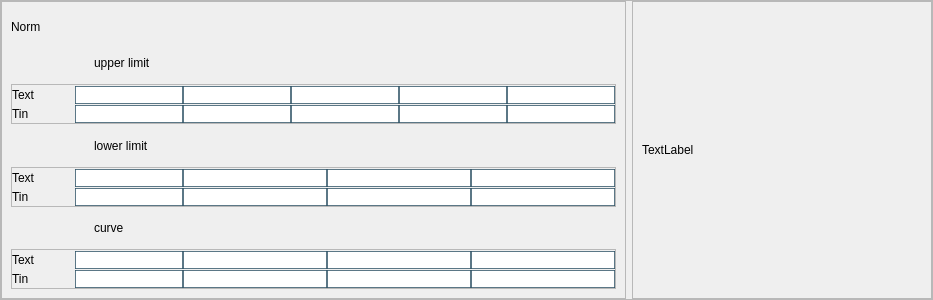
            <widget class="QFrame" name="frame_32">
             <property name="minimumSize">
              <size>
               <width>0</width>
               <height>300</height>
              </size>
             </property>
             <property name="styleSheet">
              <string notr="true">QLineEdit {
border:1px solid rgba(46, 82, 101, 200);
}
</string>
             </property>
             <property name="frameShape">
              <enum>QFrame::StyledPanel</enum>
             </property>
             <property name="frameShadow">
              <enum>QFrame::Raised</enum>
             </property>
             <layout class="QHBoxLayout" name="horizontalLayout_15">
              <property name="leftMargin">
               <number>0</number>
              </property>
              <property name="topMargin">
               <number>0</number>
              </property>
              <property name="rightMargin">
               <number>0</number>
              </property>
              <property name="bottomMargin">
               <number>0</number>
              </property>
              <item>
               <widget class="QFrame" name="frame_36">
                <property name="frameShape">
                 <enum>QFrame::StyledPanel</enum>
                </property>
                <property name="frameShadow">
                 <enum>QFrame::Raised</enum>
                </property>
                <layout class="QGridLayout" name="gridLayout_32">
                 <item row="6" column="0">
                  <widget class="QFrame" name="frame_37">
                   <property name="maximumSize">
                    <size>
                     <width>16777215</width>
                     <height>45</height>
                    </size>
                   </property>
                   <property name="frameShape">
                    <enum>QFrame::StyledPanel</enum>
                   </property>
                   <property name="frameShadow">
                    <enum>QFrame::Raised</enum>
                   </property>
                   <layout class="QGridLayout" name="gridLayout_33">
                    <property name="leftMargin">
                     <number>0</number>
                    </property>
                    <property name="topMargin">
                     <number>0</number>
                    </property>
                    <property name="rightMargin">
                     <number>0</number>
                    </property>
                    <property name="bottomMargin">
                     <number>0</number>
                    </property>
                    <property name="spacing">
                     <number>0</number>
                    </property>
                    <item row="2" column="3" colspan="2">
                     <widget class="QLineEdit" name="txtNormCabinCurve5"/>
                    </item>
                    <item row="0" column="5">
                     <widget class="QLineEdit" name="txtNormCabinCurve2"/>
                    </item>
                    <item row="0" column="9">
                     <widget class="QLineEdit" name="txtNormCabinCurve4"/>
                    </item>
                    <item row="0" column="7">
                     <widget class="QLineEdit" name="txtNormCabinCurve3"/>
                    </item>
                    <item row="2" column="5">
                     <widget class="QLineEdit" name="txtNormCabinCurve6"/>
                    </item>
                    <item row="0" column="2">
                     <spacer name="horizontalSpacer_18">
                      <property name="orientation">
                       <enum>Qt::Horizontal</enum>
                      </property>
                      <property name="sizeType">
                       <enum>QSizePolicy::Fixed</enum>
                      </property>
                      <property name="sizeHint" stdset="0">
                       <size>
                        <width>40</width>
                        <height>20</height>
                       </size>
                      </property>
                     </spacer>
                    </item>
                    <item row="2" column="0">
                     <widget class="QLabel" name="label_79">
                      <property name="text">
                       <string>Tin</string>
                      </property>
                     </widget>
                    </item>
                    <item row="2" column="7">
                     <widget class="QLineEdit" name="txtNormCabinCurve7"/>
                    </item>
                    <item row="0" column="3" colspan="2">
                     <widget class="QLineEdit" name="txtNormCabinCurve1"/>
                    </item>
                    <item row="0" column="0" colspan="2">
                     <widget class="QLabel" name="label_80">
                      <property name="text">
                       <string>Text</string>
                      </property>
                     </widget>
                    </item>
                    <item row="2" column="9">
                     <widget class="QLineEdit" name="txtNormCabinCurve8"/>
                    </item>
                   </layout>
                  </widget>
                 </item>
                 <item row="4" column="0">
                  <widget class="QFrame" name="frame_38">
                   <property name="maximumSize">
                    <size>
                     <width>16777215</width>
                     <height>45</height>
                    </size>
                   </property>
                   <property name="frameShape">
                    <enum>QFrame::StyledPanel</enum>
                   </property>
                   <property name="frameShadow">
                    <enum>QFrame::Raised</enum>
                   </property>
                   <layout class="QGridLayout" name="gridLayout_34">
                    <property name="leftMargin">
                     <number>0</number>
                    </property>
                    <property name="topMargin">
                     <number>0</number>
                    </property>
                    <property name="rightMargin">
                     <number>0</number>
                    </property>
                    <property name="bottomMargin">
                     <number>0</number>
                    </property>
                    <property name="spacing">
                     <number>0</number>
                    </property>
                    <item row="0" column="7">
                     <widget class="QLineEdit" name="txtNormCabinLowerLimit3"/>
                    </item>
                    <item row="0" column="9">
                     <widget class="QLineEdit" name="txtNormCabinLowerLimit4"/>
                    </item>
                    <item row="0" column="0" colspan="2">
                     <widget class="QLabel" name="label_81">
                      <property name="text">
                       <string>Text</string>
                      </property>
                     </widget>
                    </item>
                    <item row="0" column="2">
                     <spacer name="horizontalSpacer_19">
                      <property name="orientation">
                       <enum>Qt::Horizontal</enum>
                      </property>
                      <property name="sizeType">
                       <enum>QSizePolicy::Fixed</enum>
                      </property>
                      <property name="sizeHint" stdset="0">
                       <size>
                        <width>40</width>
                        <height>20</height>
                       </size>
                      </property>
                     </spacer>
                    </item>
                    <item row="2" column="0">
                     <widget class="QLabel" name="label_92">
                      <property name="text">
                       <string>Tin</string>
                      </property>
                     </widget>
                    </item>
                    <item row="0" column="3" colspan="2">
                     <widget class="QLineEdit" name="txtNormCabinLowerLimit1"/>
                    </item>
                    <item row="0" column="5">
                     <widget class="QLineEdit" name="txtNormCabinLowerLimit2"/>
                    </item>
                    <item row="2" column="3" colspan="2">
                     <widget class="QLineEdit" name="txtNormCabinLowerLimit5"/>
                    </item>
                    <item row="2" column="7">
                     <widget class="QLineEdit" name="txtNormCabinLowerLimit7"/>
                    </item>
                    <item row="2" column="9">
                     <widget class="QLineEdit" name="txtNormCabinLowerLimit8"/>
                    </item>
                    <item row="2" column="5">
                     <widget class="QLineEdit" name="txtNormCabinLowerLimit6"/>
                    </item>
                   </layout>
                  </widget>
                 </item>
                 <item row="0" column="0">
                  <widget class="QLabel" name="lblCabinStandard_4">
                   <property name="text">
                    <string>Norm</string>
                   </property>
                  </widget>
                 </item>
                 <item row="1" column="0">
                  <widget class="QLabel" name="label_103">
                   <property name="styleSheet">
                    <string notr="true">padding-left:80px;</string>
                   </property>
                   <property name="text">
                    <string>upper limit</string>
                   </property>
                  </widget>
                 </item>
                 <item row="3" column="0">
                  <widget class="QLabel" name="label_108">
                   <property name="styleSheet">
                    <string notr="true">padding-left:80px;</string>
                   </property>
                   <property name="text">
                    <string>lower limit</string>
                   </property>
                  </widget>
                 </item>
                 <item row="2" column="0">
                  <widget class="QFrame" name="frame_39">
                   <property name="maximumSize">
                    <size>
                     <width>16777215</width>
                     <height>45</height>
                    </size>
                   </property>
                   <property name="frameShape">
                    <enum>QFrame::StyledPanel</enum>
                   </property>
                   <property name="frameShadow">
                    <enum>QFrame::Raised</enum>
                   </property>
                   <layout class="QGridLayout" name="gridLayout_35">
                    <property name="leftMargin">
                     <number>0</number>
                    </property>
                    <property name="topMargin">
                     <number>0</number>
                    </property>
                    <property name="rightMargin">
                     <number>0</number>
                    </property>
                    <property name="bottomMargin">
                     <number>0</number>
                    </property>
                    <property name="spacing">
                     <number>0</number>
                    </property>
                    <item row="2" column="0">
                     <widget class="QLabel" name="label_109">
                      <property name="text">
                       <string>Tin</string>
                      </property>
                     </widget>
                    </item>
                    <item row="2" column="5">
                     <widget class="QLineEdit" name="txtNormCabinUpperLimit7"/>
                    </item>
                    <item row="2" column="7">
                     <widget class="QLineEdit" name="txtNormCabinUpperLimit8"/>
                    </item>
                    <item row="0" column="3" colspan="2">
                     <widget class="QLineEdit" name="txtNormCabinUpperLimit1"/>
                    </item>
                    <item row="0" column="0" colspan="2">
                     <widget class="QLabel" name="label_110">
                      <property name="text">
                       <string>Text</string>
                      </property>
                     </widget>
                    </item>
                    <item row="2" column="9">
                     <widget class="QLineEdit" name="txtNormCabinUpperLimit9"/>
                    </item>
                    <item row="2" column="10">
                     <widget class="QLineEdit" name="txtNormCabinUpperLimit10"/>
                    </item>
                    <item row="2" column="3" colspan="2">
                     <widget class="QLineEdit" name="txtNormCabinUpperLimit6"/>
                    </item>
                    <item row="0" column="5">
                     <widget class="QLineEdit" name="txtNormCabinUpperLimit2"/>
                    </item>
                    <item row="0" column="7">
                     <widget class="QLineEdit" name="txtNormCabinUpperLimit3"/>
                    </item>
                    <item row="0" column="9">
                     <widget class="QLineEdit" name="txtNormCabinUpperLimit4"/>
                    </item>
                    <item row="0" column="10">
                     <widget class="QLineEdit" name="txtNormCabinUpperLimit5"/>
                    </item>
                    <item row="0" column="2">
                     <spacer name="horizontalSpacer_20">
                      <property name="orientation">
                       <enum>Qt::Horizontal</enum>
                      </property>
                      <property name="sizeType">
                       <enum>QSizePolicy::Fixed</enum>
                      </property>
                      <property name="sizeHint" stdset="0">
                       <size>
                        <width>40</width>
                        <height>20</height>
                       </size>
                      </property>
                     </spacer>
                    </item>
                   </layout>
                  </widget>
                 </item>
                 <item row="5" column="0">
                  <widget class="QLabel" name="label_111">
                   <property name="styleSheet">
                    <string notr="true">padding-left:80px;</string>
                   </property>
                   <property name="text">
                    <string>curve</string>
                   </property>
                  </widget>
                 </item>
                </layout>
               </widget>
              </item>
              <item>
               <widget class="QFrame" name="frame_40">
                <property name="minimumSize">
                 <size>
                  <width>300</width>
                  <height>0</height>
                 </size>
                </property>
                <property name="frameShape">
                 <enum>QFrame::StyledPanel</enum>
                </property>
                <property name="frameShadow">
                 <enum>QFrame::Raised</enum>
                </property>
                <layout class="QVBoxLayout" name="verticalLayout_9">
                 <item>
                  <widget class="QLabel" name="lblCabinGraphNorm">
                   <property name="text">
                    <string>TextLabel</string>
                   </property>
                  </widget>
                 </item>
                </layout>
               </widget>
              </item>
             </layout>
            </widget>
